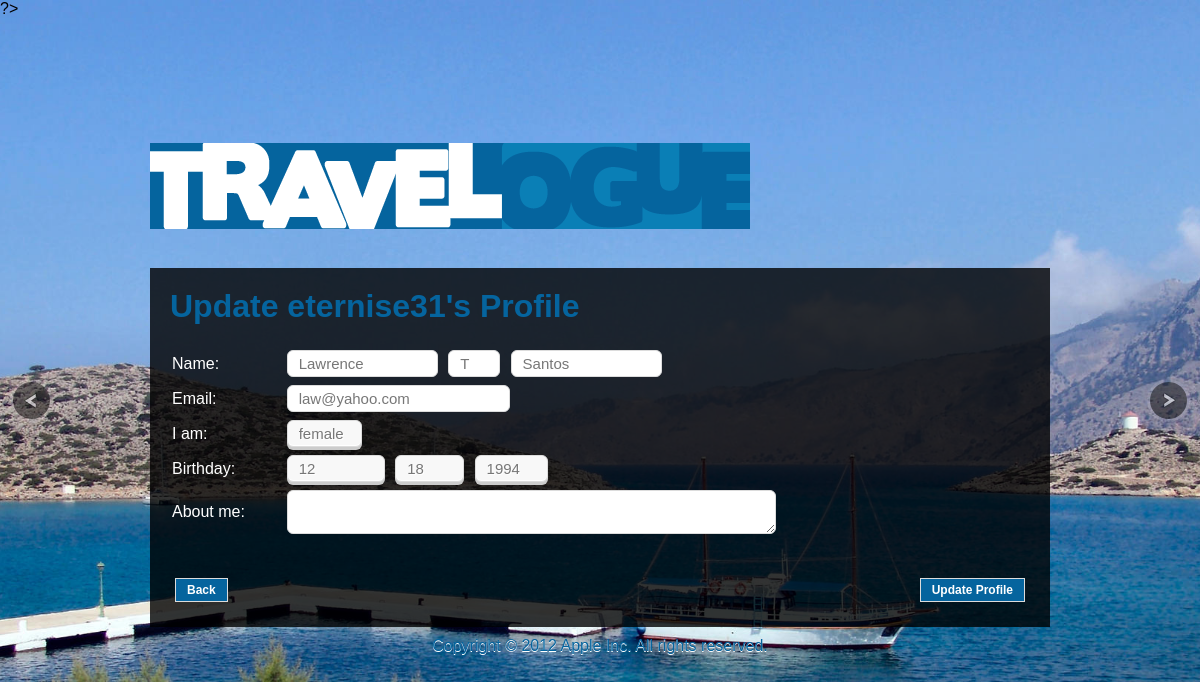
/update_profile.php (signed in), run on the app's committed database.
### tables this page shows
CREATE TABLE IF NOT EXISTS `account` (
  `username` varchar(50) NOT NULL,
  `fname` varchar(50) NOT NULL,
  `lname` varchar(50) NOT NULL,
  `email` varchar(50) NOT NULL,
  `password` varchar(100) NOT NULL,
  `sex` varchar(10) NOT NULL,
  `bday_month` varchar(12) NOT NULL,
  `bday_day` int(5) NOT NULL,
  `bday_year` int(5) NOT NULL,
  `thumbnail` mediumtext NOT NULL,
  `mname` varchar(1) NOT NULL,
  `about_me` text NOT NULL,
  PRIMARY KEY (`username`),
  UNIQUE KEY `email` (`email`)
);

### update_profile.php (the view, shortened to what this page needs)
<!DOCTYPE html PUBLIC "-//W3C//DTD XHTML 1.0 Transitional//EN" "http://www.w3.org/TR/xhtml1/DTD/xhtml1-transitional.dtd">
<html xmlns="http://www.w3.org/1999/xhtml" xml:lang="en" lang="en">
	<head>
		<?php
		$username = $_SESSION['txtUsername'];
		?>
		<link rel="stylesheet" type="text/css" href="css/style.css">
		<link rel="stylesheet" href="css/supersized.css" type="text/css" media="screen" />
		<link rel="stylesheet" href="js/supersized.shutter.css" type="text/css" media="screen" />
			<?php
			$sql = "SELECT * FROM account WHERE username = '$username'";
			$result = mysql_query($sql) or die (mysql_error());
			$row = mysql_fetch_assoc($result);
			$fname=$row['fname'];
			$mname=$row['mname'];
			$lname=$row['lname'];
			$email=$row['email'];
			$sex=$row['sex'];
			$birthday_month=$row['bday_month'];
			$birthday_day=$row['bday_day'];
			$birthday_year=$row['bday_year'];
			$aboutme=$row['about_me'];
			?>
	</head>
<body>
		<div class="wrapper">
			<div class="header">
				<a id="prevslide" class="headerBut"></a>
				<a id="nextslide" class="headerBut"></a>
				<img src="images/logo_lo.png" style="position:relative; top:50%;" />
			</div>
			<div class="profCont">
				<div class="transparency"></div>
				<div class="profCol2">
					<h1>Update <?php echo $username?>'s Profile<br/></h1>
					<div class="boxProfile">
						<form method = "POST" action = " update_profile.php"  enctype ="multipart/form-data">
							<table width="100%">
								<tr>
									<td><label>Name:</label></td>
									<td>
										<input type = "text" name = "fName" value = "<?php print $fname; ?>" size="12" class="inputLogin"/>
										<input type = "text" name = "midInitial" value = "<?php print $mname; ?>" size="1" maxlength ="1" class="inputLogin"/>
										<input type = "text" name = "lName" value = "<?php print $lname; ?>" size="12" class="inputLogin"/>
									</td>
								</tr>
								<tr>
									<td><label>Email:</label></td>
									<td><input type = "text" name = "txtEmail" value = "<?php print $email; ?>" class="inputLogin" /></td>
								</tr>
								<tr>
									<td><label>I am:</label></td>
									<td>
										<select name="txtGender"  class="inputLogin">
											<option value="<?php print $sex; ?>" selected="selected"><?php print $sex; ?></option>
										</select>
									</td>
								</tr>
								<tr>
									<td><label>Birthday:</label></td>
									<td>
										<select name="DateOfBirth_Month"   class="inputLogin">
											<option value="<?php print $birthday_month; ?>" selected="selected"><?php print $birthday_month; ?></option>
										</select>
										<select name="DateOfBirth_Day"   class="inputLogin">
											<option value="<?php print $birthday_day; ?>" selected="selected"><?php print $birthday_day; ?></option>
										</select>
										<select name="DateOfBirth_Year"  class="inputLogin">
											<option value="<?php print  $birthday_year; ?>" selected="selected"><?php print  $birthday_year; ?></option>
										</select>
									</td>
								</tr>
								<tr>
									<td><label>About me:</label></td>
									<td>
										<textarea name = "aboutMe" class="inputLogin"    cols="50"/> <?php echo $aboutme?></textarea>
									</td>
								</tr>
								<tr>
									<td align="left"></br></br><input type = "button"  value = "Back" onClick="location.href='users_profile.php'" class="buttonForm2" style="float:left;"/></td>
									<td>
										<input type = "submit" name = "submit1" value = "Update Profile" class="buttonForm2"/>
									</td>
								</tr>
							</table>
						</form>
					</div>
				</div>
			</div>
			<div class="footer">
				Copyright &#169; 2012 Apple Inc. All rights reserved.
			</div>
		</div>
</body>
</html>

### css/style.css (style rules this page uses)
* { font-family: Tahoma, Geneva, sans-serif; text-decoration: none; }
a { font-weight:bold; color:#05649e; }
h1 { color:#05649e; }
.transparency { opacity:0.8; filter:alpha(opacity=80); -moz-opacity:0.8; background-color:#000; position:absolute; width: 100%; height: 100%; top:0px; left:0px; z-index:-1; overflow:hidden; }
.inputLogin { border-radius:6px; border:1px solid #dcdcdc; display:inline-block; color:#777777; font-size:15px; padding:4px 11px; text-decoration:none; text-shadow:1px 1px 0px #fff; margin:3px; }
select { padding:3px; margin: 0; -webkit-border-radius:4px; -moz-border-radius:4px; border-radius:4px; -webkit-box-shadow: 0 3px 0 #ccc, 0 -1px #fff inset; -moz-box-shadow: 0 3px 0 #ccc, 0 -1px #fff inset; box-shadow: 0 3px 0 #ccc, 0 -1px #fff inset; background: #f8f8f8; color:#888; border:none; outline:none; display: inline-block; -webkit-appearance:none; -moz-appearance:none; appearance:none; cursor:pointer; }
.wrapper { margin: 0px auto; width: 900px; background-color: #cccccc; }
.header { float: left; width: 100%; height: 250px; }
#prevslide, #nextslide { position:absolute; height:43px; width:43px; top:50%; margin-top:-21px; opacity:0.6; }
#prevslide { left:10px; background:url('../img/back.png'); }
#nextslide { right:10px; background:url('../img/forward.png'); }
.profCont { float: left; width: 100%; position: relative; color: white; }
.profCol2 { position: relative; width: 860px; padding: 20px; }
.boxProfile { position: relative; float: left; width: 860px; padding-top: 20px; margin: 0 auto; margin-bottom: 20px; }
.buttonForm2 { border:1px solid #dcdcdc; color: white; padding:4px 11px; text-decoration:none; background-color:#05649e; font-weight:bold; padding:4px 11px; margin:3px; position: relative; float:right; font-size: 12px; }
.footer { float: left; width: 100%; color: #05649e; text-align:center; margin-top: 10px; margin-bottom: 10px; text-shadow:0px 1px 0px #FFF; }

### css/supersized.css (style rules this page uses)
* { margin:0; padding:0; }
body { background:#111; height:100%; }
img { border:none; }

### css/supersized.shutter.css (style rules this page uses)
#prevslide, #nextslide { position:absolute; height:43px; width:43px; top:50%; margin-top:-21px; opacity:0.6; }
#prevslide { left:10px; background:url('../img/back.png'); }
#nextslide { right:10px; background:url('../img/forward.png'); }

### data on the page
account: fName "Lawrence", midInitial "T", lName "Santos", txtEmail "law@yahoo.com", txtGender "female", DateOfBirth_Month "12", DateOfBirth_Day "18", DateOfBirth_Year "1994"

### other printed values
$username "eternise31"
